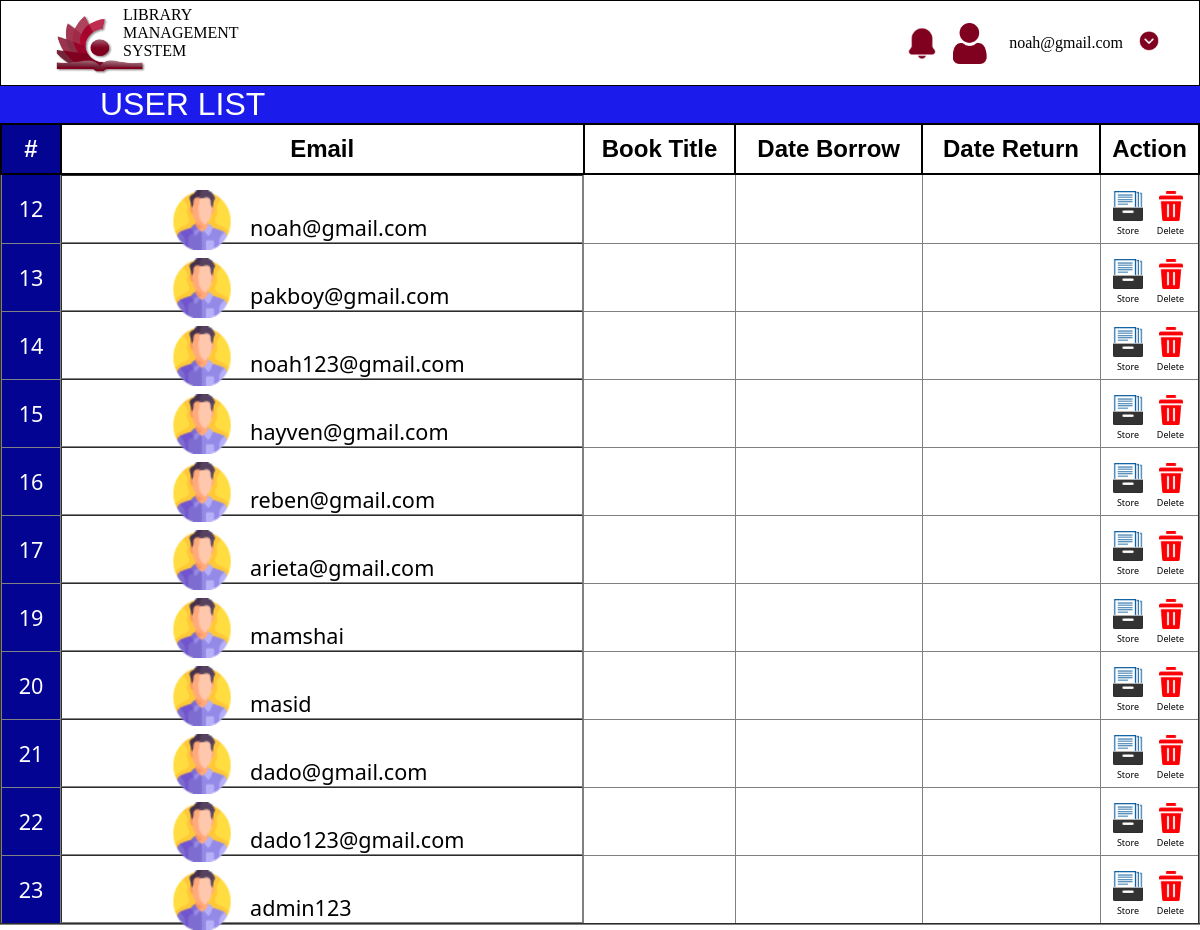
Page /user_list.php (signed in) on the committed database.
### tables this page shows
CREATE TABLE `users` (
  `user_id` int(100) NOT NULL,
  `email` varchar(255) NOT NULL,
  `password` varchar(255) NOT NULL,
  `user_access` varchar(255) NOT NULL,
  `password_strength` varchar(255) NOT NULL
);

### user_list.php (the view, shortened to what this page needs)
<?php
include 'functions/connection.php';
$email = isset($_SESSION['email']) ? $_SESSION['email'] : null;
$query = "SELECT * FROM users";
$result = mysqli_query($conn, $query);
?>
<!DOCTYPE html>
<html lang="en">
<head>
    <link rel="stylesheet" href="./css/user_checkout.css">
    <link rel="stylesheet" href="https://use.fontawesome.com/releases/v6.2.1/css/all.css">
</head>
<body>
    <div class="container">
        <div class="logo">
            <div style="display: flex;align-items: center;">
                <img src="images/logo2.png" alt="logo" width="90px">
                <li>LIBRARY MANAGEMENT SYSTEM</li>
            </div>
        </div>
        <div style="display:flex;gap:1rem;align-items:center;margin-right: 40px;">
            <li><img src="images/bell-ring.png" alt="bell" width="30px" style="margin-top: 5px;"></li>
            <li><img src="./images/user.png" alt="user" width="40px" style="margin-top: 5px;"></li>
            <li><?php echo $email; ?></li>
            <li><img src="images/next.png" alt="next" width="20px"></li>
        </div>
    </div>
    <div class="title">
        <p>USER LIST</p>
    </div>
    <div class="table">
        <table border="2">
            <tr>
                <th>#</th>
                <th>Email</th>
                <th>Book Title</th>
                <th>Date Borrow</th>
                <th>Date Return</th>
                <th>Action</th>
            </tr>
            <?php while ($row = mysqli_fetch_assoc($result)) : ?>
                <tr>
                    <td>
                        <?php echo $row['user_id']; ?>
                    </td>
                    <td>
                        <span style="text-align: left;width: 60%;display:flex;align-items:center;gap: 0.5rem;">
                            <img src="./images/man.png" alt="pfp" class="img1">
                            <span>
                                <?php echo $row['email']; ?>
                            </span>
                        </span>
                    </td>
                    <td></td>
                    <td></td>
                    <td></td>
                    <td>
                        <div class="button">
                            <div>
                                <img src="./images/store.png" alt="store" width="30px">
                                <p>Store</p>
                            </div>
                            <div>
                                <a href="functions/delete_user.php?user_id=<?php echo $row['user_id']; ?>">
                                    <img src="./images/delete.png" alt="delete" width="30px">
                                </a>
                                <p>Delete</p>
                            </div>
                        </div>
                    </td>
                </tr>
            <?php endwhile; ?>
        </table>
    </div>
</body>
</html>

### css/user_checkout.css (style rules this page uses)
* { margin: 0; padding: 0; box-sizing: border-box; }
body { background: #FFF; }
.logo { margin-left: 55px; width: 105px; height: 84px; display: flex; align-items: center; }
.logo li { position: absolute; width: 115px; left: 122px; top: 5px; }
.container { position: relative; background: #fff; display: flex; list-style: none; justify-content: space-between; align-items: center; border: 1px solid; }
.title { background: #1B1BEC; color: #fff; display: flex; justify-content: space-between; right: 20rem; text-align: center; align-items: center; }
.title p { margin-left: 100px; font-size: 2em; font-weight: normal; font-family:'Lucida Sans', 'Lucida Sans Regular', 'Lucida Grande', 'Lucida Sans Unicode', Geneva, Verdana, sans-serif; }
.table { display: flex; justify-content: center; text-align: center; }
.table table { border-collapse: collapse; width: 100%; font-size: 1.5em; }
.table th { font-family:Arial, Helvetica, sans-serif; font-weight:700; border: 2px solid black; text-align: center; }
.table td { font-family:'Segoe UI', Tahoma, Geneva, Verdana, sans-serif; font-size:.9em; }
.table td:nth-child(2) { display: flex; height: 68px; text-align: center; }
.table span { margin-left: 10px; margin-top: 18px; }
.table tr td .img1, .img2, .img3, .img4, .img5, .img6, .img7, .img8, .img9, .img10 { margin-top:3px; margin-left: 100px; width: 60px; height:60px; }
.table th:nth-child(1), td:nth-child(1) { color: white; padding: 10px; background: #040492; }
.button { display: flex; font-size: xx-small; justify-content: space-evenly; margin-top: 10px; align-items: center; }
.button img { cursor: pointer; }

### rows in the picture
users: user_id "12", email "noah@gmail.com"
users: user_id "13", email "pakboy@gmail.com"
users: user_id "14", email "noah123@gmail.com"
users: user_id "15", email "hayven@gmail.com"
users: user_id "16", email "reben@gmail.com"
users: user_id "17", email "arieta@gmail.com"
users: user_id "19", email "mamshai"
users: user_id "20", email "masid"
users: user_id "21", email "dado@gmail.com"
users: user_id "22", email "dado123@gmail.com"
users: user_id "23", email "admin123"

### other values in the picture
$email "noah@gmail.com"
